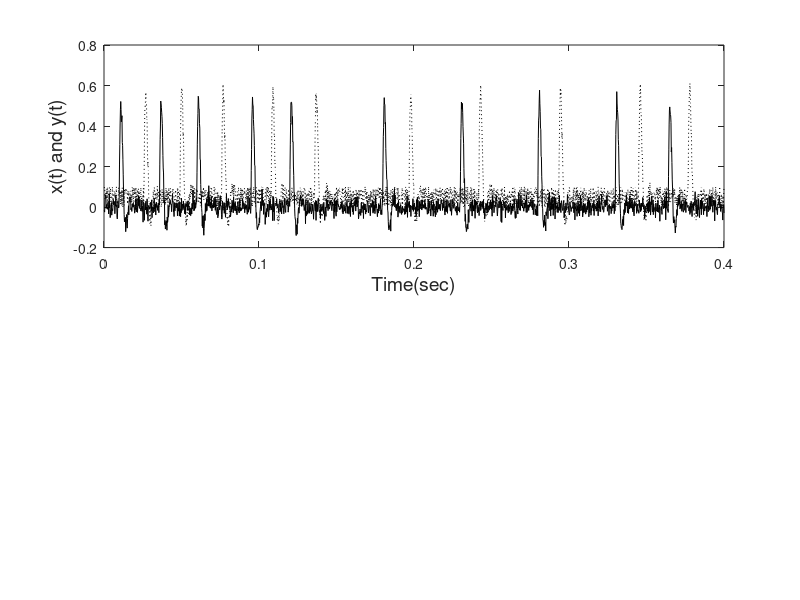

Source code (MATLAB): (Note: this script raises an error after producing the figure.)
% John Semmlow- 'Signals and Systems for Bioengineers, A MATLAB - Based Introduction', 2ndEd
% Example 2.15 
%  File neural data.mat contains two waveforms, x and y, that were recorded from two 
%  different neurons in the brain with a sampling interval of 0.2 msec.  They are believed to be
%  involved in the same function, but separated by one or more neuronal junctions that would impart 
%  a delay to the signal.  Plot the original data, determine if they are related, and if so the time
%  delay between them.  

load neural_data.mat;                       % Load data
fs = 1/0.0002;                              % Sampling freq. (1/Ts)
t = (1:length(x))/fs;                       % Calc. time vector
subplot(2,1,1);
    plot(t,y,'k',t,x,':k');                 % Plot data
    xlabel('Time(sec)','FontSize',14); ylabel('x(t) and y(t)','FontSize',14);

[rxy,lags] = axcor(x,y);                    % Compute crosscorrelation
subplot (2,1,2);
    plot(lags/fs,rxy,'k');                  % Plot crosscorrelation         
    xlabel('Time (sec)','FontSize',14); ylabel('rxy','FontSize',14)
[max_corr, max_shift] = max(rxy);
disp([max_corr lags(max_shift)/fs])         % Output delay in sec.

% Recordings made from two different neurons believed to be
%involved in the same neural process, but delayed by intervening
%synapses (simulated data). Some background noise is seen in both
%recordings. B) Crosscorrelation between the two neural recordings
%showing a peak at 0.013 sec.

